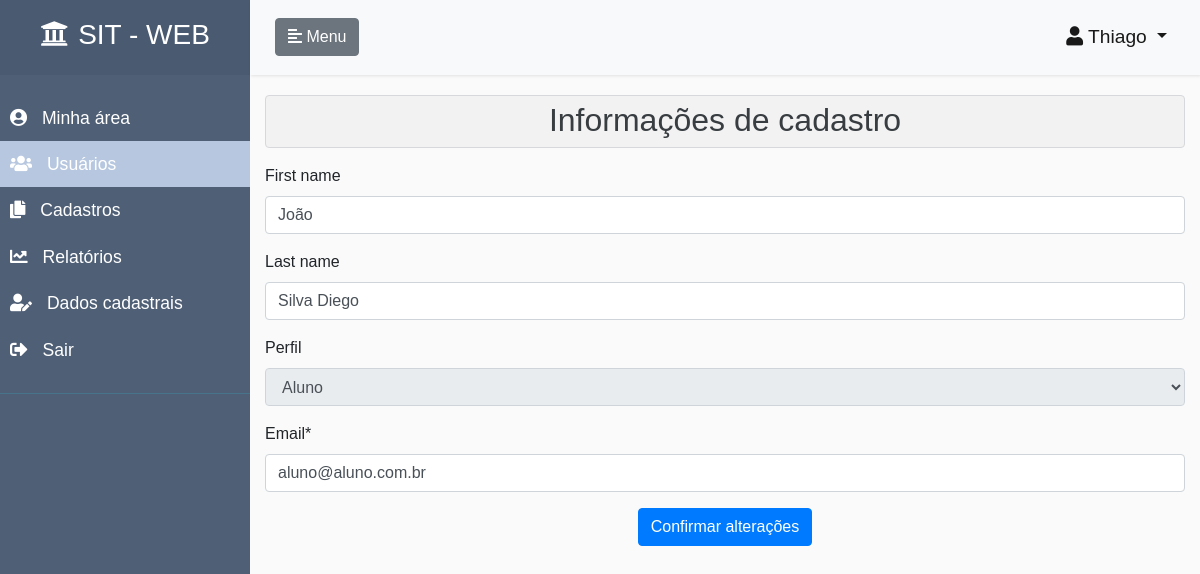
Page /accounts/edit/3 (signed in) on the earlier database version.
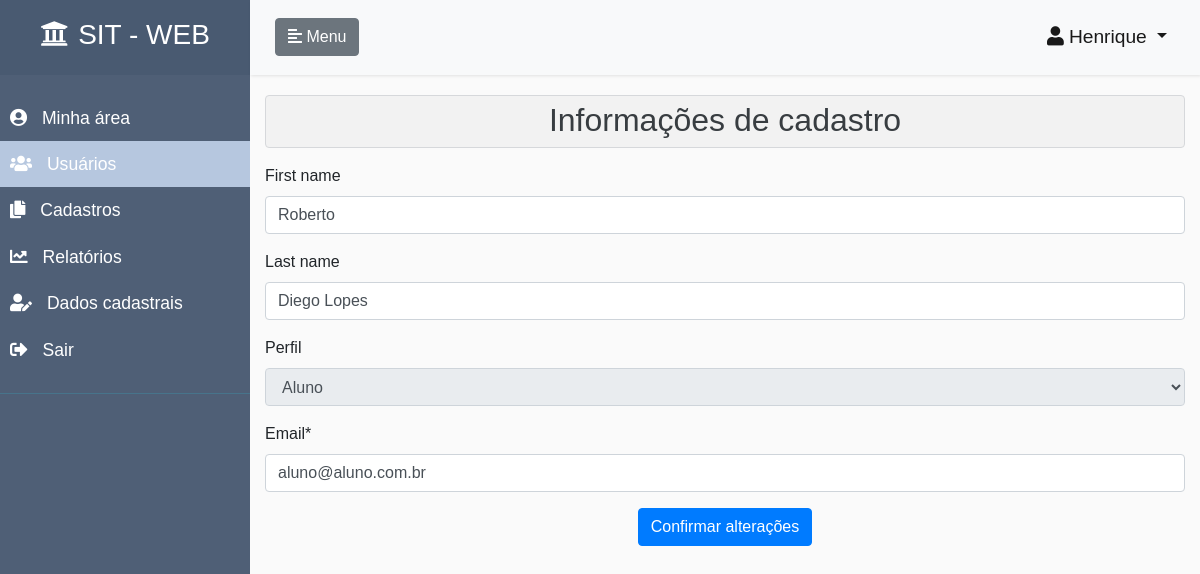
Same page on the later database version.
### accounts/models.py (models this page shows, shortened)
class CustomUser(AbstractUser):
    ALUNO = 1
    INSTRUTOR = 2
    ADMINISTRADOR = 3
    PERFIS = (
        (ALUNO, 'Aluno'),
        (INSTRUTOR, 'Instrutor'),
        (ADMINISTRADOR, 'Administrador'),
    )
    email = models.EmailField(unique=True)
    username = models.CharField(
        max_length=150,
        null=True,
        blank=True,
    )
    perfil = models.PositiveSmallIntegerField(
        choices=PERFIS,
        null=True,
        blank=True
    )
    REQUIRED_FIELDS = []
    USERNAME_FIELD = 'email'
    def tem_perfil_aluno(self):
        if self.perfil == self.ALUNO:
            return True
        return False
    def tem_perfil_instrutor(self):
        if self.perfil == self.INSTRUTOR:
            return True
        return False
    def tem_perfil_administrador(self):
        if self.perfil == self.ADMINISTRADOR or self.is_staff:
            return True
        return False

### accounts/views.py (the view)
# urls.py: path('edit/<int:id>', EditUserView, name='edituser'),
@login_required
def EditUserView(request, id):
    usuario = get_object_or_404(CustomUser, pk=id)
    form = CustomUserChangeForm(instance=usuario)
    perfil_aluno = False
    perfil_instrutor = False
    perfil_administrador = False
    menu_usuarios = False
    menu_dados_cadastrais = False
    if request.user.tem_perfil_aluno():
        perfil_aluno = True
        menu_dados_cadastrais = True
    if request.user.tem_perfil_administrador():
        perfil_administrador = True
        menu_usuarios = True
    if request.user.tem_perfil_instrutor():
        perfil_instrutor = True
        menu_dados_cadastrais = True
    form.fields['first_name'].widget.attrs['readonly'] = False
    form.fields['last_name'].widget.attrs['readonly'] = False
    form.fields['perfil'].widget.attrs['disabled'] = True
    if request.method == 'POST':
        perfil_usuario = usuario.perfil
        form = CustomUserChangeForm(request.POST, instance=usuario)
        if form.is_valid():
            usuario.perfil = perfil_usuario
            usuario.save()
            if perfil_administrador:
                return redirect("/accounts/lista-usuarios")
            else:
                if perfil_instrutor:
                    return redirect("/area-usuario")
                else:
                    return redirect("/area-usuario")
        else:
            return render(
                request,
                'editUser.html',
                {
                    'form': form,
                    'usuario': usuario,
                    'perfil_aluno': perfil_aluno,
                    'perfil_administrador': perfil_administrador,
                    'perfil_instrutor': perfil_instrutor,
                    'menu_meus_cursos': False,
                    'menu_cadastros': False,
                    'menu_relatorios': False,
                    'menu_usuarios': menu_usuarios,
                    'menu_dados_cadastrais': menu_dados_cadastrais,
                }
            )
    else:
        return render(
            request,
            'editUser.html',
            {
                'form': form,
                'usuario': usuario,
                'perfil_aluno': perfil_aluno,
                'perfil_administrador': perfil_administrador,
                'perfil_instrutor': perfil_instrutor,
                'menu_inicio': False,
                'menu_meus_cursos': False,
                'menu_cadastros': False,
                'menu_relatorios': False,
                'menu_usuarios': menu_usuarios,
                'menu_dados_cadastrais': menu_dados_cadastrais,
            }
        )

### accounts/forms.py
class CustomUserChangeForm(UserChangeForm):
    def __init__(self, *args, **kwargs):
        super(UserChangeForm, self).__init__(*args, **kwargs)
        instance = getattr(self, 'instance', None)
        if instance and instance.pk:
            self.fields['first_name'].widget.attrs['readonly'] = True
            self.fields['last_name'].widget.attrs['readonly'] = True
            self.fields['perfil'].widget.attrs['readonly'] = True
    password = None
    class Meta(UserChangeForm):
        model = CustomUser
        fields = ('first_name', 'last_name', 'perfil', 'email',)

### accounts/templates/editUser.html (shortened to what this page needs)
{% extends  'pagina-inicial.html' %}
{% load crispy_forms_tags %}
{% block content_page %}
        <div class="alert alert-secondary" role="alert" style="background-color: rgba(0,0,0,.03); padding: 0;">
            <h2 class="text-center" style="margin-top: 5px;">Informações de cadastro</h2>
        </div>
        <form method="post">
            {{ form|crispy }}
            <div class="btn-toolbar justify-content-between" role="toolbar" aria-label="Toolbar with button groups">
                <div class="col text-center">
                    <button type="submit" class="btn btn-primary" title="Salva as alterações realizadas">Confirmar alterações</button>
                </div>
            </div>
        </form>
 {% endblock %}

### templates/pagina-inicial.html (shortened to what the changed rows need)
{% extends  'base.html' %}
{% load static %}
{% load crispy_forms_tags %}
{% block head %}
    <link rel="stylesheet" href="{% static 'css/styles.css' %}">
{% endblock %}
{% block body %}
<body>
    <div class="wrapper">
        <div id="content" class="container-fluid" style="padding-top: 0; padding-left: 0; padding-right: 0;">
            <nav class="navbar navbar-expand-lg navbar-light bg-light">
                <div class="container-fluid">
                    <div class="collapse navbar-collapse" id="navbarSupportedContent">
                        <ul class="navbar-nav ml-auto">
                              <li class="nav-item active dropdown">
                                <a class="nav-link dropdown-toggle" href="#" id="navbarDropdownMenuLink" data-toggle="dropdown" aria-haspopup="true" aria-expanded="false" style="font-size: 1.2rem;">
                                  <i class="fas fa-user class-icon icone-usuario"></i>{{ user.first_name }}
                                </a>
                              </li>
                        </ul>
                    </div>
                </div>
            </nav>
            <div class="container-fluid">
                {% block content_page %}{% endblock %}
            </div>
        </div>
    </div>
</body>
{% endblock %}

Differences in the rows shown:
changed CustomUser: first_name "Thiago" → "Henrique"
changed CustomUser "Aluno": first_name "João" → "Roberto"; last_name "Silva Diego" → "Diego Lopes"
